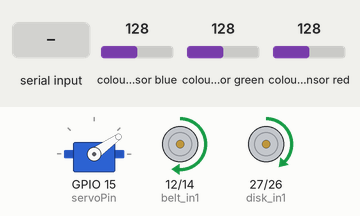
A sketch run on a simulated ESP32. Parts: servo, motor-driver pin pairs drawn as motors (green arrow = first pin HIGH = forward, orange = second pin HIGH = backward, longer = more drive). The inputs (shaded band) are chosen by the test bench; at power-on: colour sensor blue 128, colour sensor green 128, colour sensor red 128. What the sketch prints to the serial monitor is not drawn.

Above: at 1.2 s.
1.3 s: "90,45\n" received over Serial
At 2.4 s:
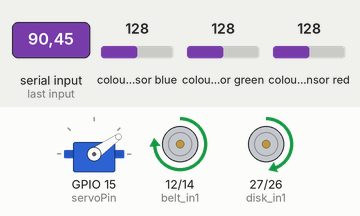
2.8 s: "30,150\n" received over Serial
At 3.7 s:
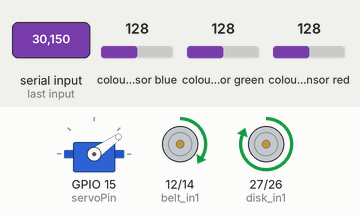
4.3 s: "1,90\n" received over Serial
At 5.0 s:
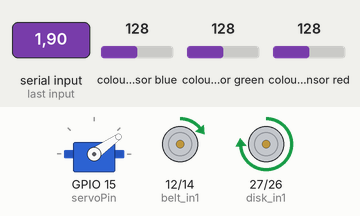
Timing chart, 0 to 7.3 s (numbered marks = the images above; inputs shaded):
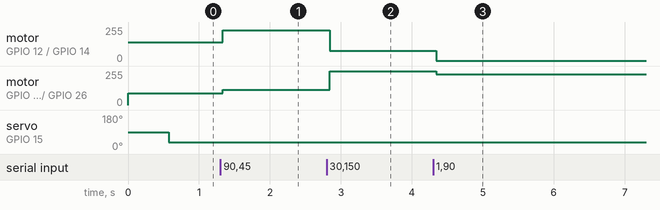

Measured:
- after the input at 1.3 s, motor on GPIO 12 (belt_in1) / GPIO 14 (belt_in2): forward 140/255 → forward 229/255 at once; motor on GPIO 27 (disk_in1) / GPIO 26 (disk_in2): forward 89/255 → forward 114/255 at once
- after the input at 2.8 s, motor on GPIO 12 (belt_in1) / GPIO 14 (belt_in2): forward 229/255 → forward 76/255 at once; motor on GPIO 27 (disk_in1) / GPIO 26 (disk_in2): forward 114/255 → forward 255/255 at once
- after the input at 4.3 s, motor on GPIO 12 (belt_in1) / GPIO 14 (belt_in2): forward 76/255 → forward 2/255 after 0.05 s; motor on GPIO 27 (disk_in1) / GPIO 26 (disk_in2): forward 255/255 → forward 229/255 after 0.05 s

The sketch:

GemSort_Master_Control.ino
```cpp
#include <Wire.h>
#include "Adafruit_TCS34725.h"
#include <ESP32Servo.h>

// ==========================================
// PIN DEFINITIONS
// ==========================================
// --- MOTOR 1: Main Belt (TA6586) ---
const int belt_in1 = 12;
const int belt_in2 = 14;

// --- MOTOR 2: Separator Disk (DRV8833) ---
const int disk_in1 = 27;
const int disk_in2 = 26;

// --- MOTOR 3: Sorting Servo (SG90) ---
const int servoPin = 15;

// ==========================================
// OBJECTS & GLOBALS
// ==========================================
Adafruit_TCS34725 tcs = Adafruit_TCS34725(TCS34725_INTEGRATIONTIME_24MS, TCS34725_GAIN_4X);
Servo myServo;
unsigned long lastColorCheck = 0;

int wood_R = 225, wood_G = 150, wood_B = 110;
bool holeIsUnderSensor = false;
float hue, sat, val;

// Save current motor speeds so they don't get overwritten
int currentBeltSpeed = 0;
int currentDiskSpeed = 0;

// ==========================================
// MATH SUBROUTINES
// ==========================================
void calculateHSV(float r, float g, float b) {
  float max_val = max(max(r, g), b);
  float min_val = min(min(r, g), b);
  float diff = max_val - min_val;

  if (max_val == 0) { sat = 0; val = 0; hue = 0; return; }
  sat = (diff / max_val) * 100.0;
  val = (max_val / 65535.0) * 100.0;

  if (diff == 0) { hue = 0; }
  else if (max_val == r) { hue = (60 * ((g - b) / diff) + 360); while (hue >= 360) hue -= 360; }
  else if (max_val == g) { hue = (60 * ((b - r) / diff) + 120); }
  else if (max_val == b) { hue = (60 * ((r - g) / diff) + 240); }
}

// ==========================================
// SETUP
// ==========================================
void setup() {
  Serial.begin(115200);

  // 1. ALLOCATE TIMERS FOR SERVO FIRST (Prevents conflict with DC Motors)
  ESP32PWM::allocateTimer(0);
  ESP32PWM::allocateTimer(1);
  ESP32PWM::allocateTimer(2);
  ESP32PWM::allocateTimer(3);

  myServo.setPeriodHertz(50);
  myServo.attach(servoPin, 500, 2400);
  myServo.write(90);

  // 2. NOW SETUP DC MOTORS
  pinMode(belt_in1, OUTPUT); pinMode(belt_in2, OUTPUT);
  pinMode(disk_in1, OUTPUT); pinMode(disk_in2, OUTPUT);

  // Start motors automatically at safe testing speeds
  currentBeltSpeed = 55;
  currentDiskSpeed = 35;
  analogWrite(belt_in1, map(currentBeltSpeed, 0, 100, 0, 255));
  digitalWrite(belt_in2, LOW);
  analogWrite(disk_in1, map(currentDiskSpeed, 0, 100, 0, 255));
  digitalWrite(disk_in2, LOW);

  Serial.println("\n--- Initializing Color Sensor ---");
  if (tcs.begin()) Serial.println("TCS34725 Found successfully!");
  else Serial.println("ERROR: No TCS34725 found.");

  Serial.println("\n=== GEMSORT MASTER AUTONOMOUS CONTROL ===");
  Serial.println("Motors have started automatically at 70% and 35%.");
  Serial.println("To change speeds, type two numbers (e.g., 30 20).");
}

// ==========================================
// MAIN LOOP
// ==========================================
void loop() {

  // ------------------------------------------
  // 1. DUAL MOTOR CONTROL (Manual Override)
  // ------------------------------------------
  if (Serial.available() > 0) {
    int newBelt = Serial.parseInt();
    int newDisk = Serial.parseInt();

    // Clear any trailing noise (like hidden \n or \r)
    delay(10);
    while(Serial.available() > 0) { Serial.read(); }

    // Only update if valid numbers were entered (ignores serial noise timeouts which return 0)
    if (newBelt > 0 && newDisk > 0) {
      currentBeltSpeed = constrain(newBelt, 0, 100);
      currentDiskSpeed = constrain(newDisk, 0, 100);

      int pwmBelt = map(currentBeltSpeed, 0, 100, 0, 255);
      int pwmDisk = map(currentDiskSpeed, 0, 100, 0, 255);

      Serial.print(">>> BELT: "); Serial.print(currentBeltSpeed);
      Serial.print("%  |  DISK: "); Serial.print(currentDiskSpeed);
      Serial.println("%");

      analogWrite(belt_in1, pwmBelt);
      digitalWrite(belt_in2, LOW);
      analogWrite(disk_in1, pwmDisk);
      digitalWrite(disk_in2, LOW);
    }
  }

  // ------------------------------------------
  // 2. AUTONOMOUS COLOR SORTING LOGIC
  // ------------------------------------------
  if (millis() - lastColorCheck >= 100) {
    lastColorCheck = millis();

    uint16_t r, g, b, c;
    tcs.getRawData(&r, &g, &b, &c);

    if (c > 430) {
      if (holeIsUnderSensor == false) {
        holeIsUnderSensor = true;

        // --- PEAK SATURATION TRACKER ---
        // A fixed delay doesn't work because dark gems and bright gems trigger at different times.
        // Instead, we sample the hole rapidly and save the RGB values that have the HIGHEST saturation.
        // Gems ALWAYS have higher saturation than the disk, wood, or white spots!

        float r_norm_init = r / 65535.0;
        float g_norm_init = g / 65535.0;
        float b_norm_init = b / 65535.0;
        float cmax_init = max(r_norm_init, max(g_norm_init, b_norm_init));
        float cmin_init = min(r_norm_init, min(g_norm_init, b_norm_init));
        float max_sat = (cmax_init == 0) ? 0 : ((cmax_init - cmin_init) / cmax_init) * 100.0;

        uint16_t best_r = r, best_g = g, best_b = b, best_c = c;

        for (int i = 0; i < 6; i++) {
           delay(20);
           tcs.getRawData(&r, &g, &b, &c);

           float r_norm = r / 65535.0;
           float g_norm = g / 65535.0;
           float b_norm = b / 65535.0;
           float cmax = max(r_norm, max(g_norm, b_norm));
           float cmin = min(r_norm, min(g_norm, b_norm));
           float current_sat = (cmax == 0) ? 0 : ((cmax - cmin) / cmax) * 100.0;

           if (current_sat > max_sat) {
               max_sat = current_sat;
               best_r = r;
               best_g = g;
               best_b = b;
               best_c = c;
           }
        }

        // Official reading is the point of maximum saturation!
        r = best_r; g = best_g; b = best_b; c = best_c;
        // -------------------------------

        float diff_R = r - wood_R;
        float diff_G = g - wood_G;
        float diff_B = b - wood_B;
        float distance = sqrt((diff_R * diff_R) + (diff_G * diff_G) + (diff_B * diff_B));

        if (distance < 45) {
           Serial.println("🕳️ Empty Hole Detected (Wood)");
        }
        else {
           calculateHSV(r, g, b);
           Serial.print("💎 GEM: [Hue: "); Serial.print(hue, 1);
           Serial.print("°  Sat: "); Serial.print(sat, 1);
           Serial.print("%]");

           String detectedColor = "Unknown";

           // 0. TRAP THE WHITE SPOT ANOMALY (Hue 15-30, Sat < 55)
           if (hue >= 15 && hue <= 30 && sat < 55) {
               Serial.println("  ⚪ White Spot Anomaly (Ignored)");
           }
           // 1. PURPLE (Hue ~ 343°)
           else if (hue >= 300 && hue <= 350) {
               detectedColor = "Purple";
               myServo.write(170);
           }
           // 5. RED vs PINK (Hue < 8 or > 350)
           else if (hue > 350 || hue < 8) {
               if (sat >= 64) {
                   detectedColor = "Red";
                   myServo.write(10);
               } else {
                   detectedColor = "Pink";
                   myServo.write(35);
               }
           }
           else if (hue >= 8 && hue < 20) {
               detectedColor = "Orange";
               myServo.write(60);
           }
           else if (hue >= 20 && hue < 55) {
               detectedColor = "Yellow";
               myServo.write(85);
           }
           else if (hue >= 55 && hue < 140) {
               detectedColor = "Green";
               myServo.write(110);
           }
           else if (hue >= 140 && hue < 260) {
               detectedColor = "Blue";
               myServo.write(140);
           }

           if (detectedColor != "Unknown") {
               Serial.print("  ✅ Dropping in: ");
               Serial.println(detectedColor);
           }
        }
      }
    }
    else if (c < 200) {
      holeIsUnderSensor = false;
    }
  }
}
```
